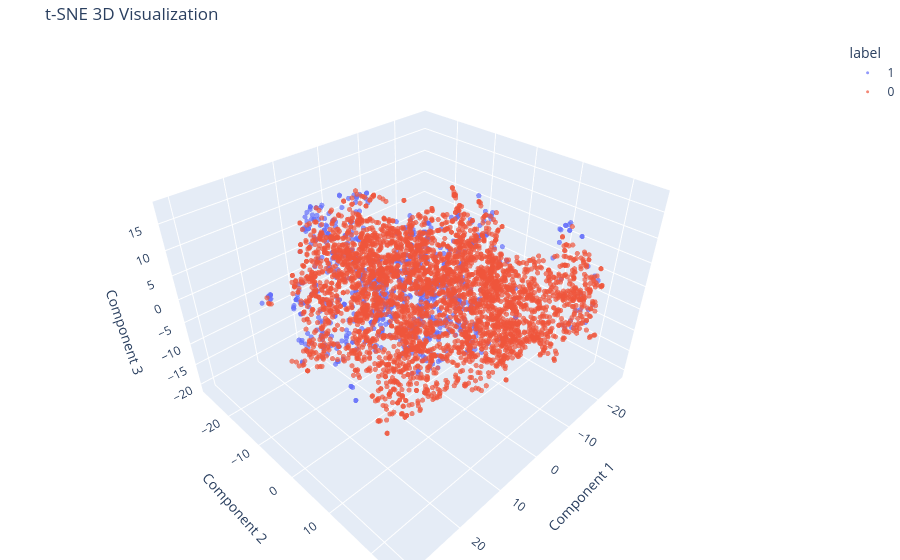

Notebook code for this chart:
### Markdown cell above
### 3.2 Dimensionality Reduction: t-SNE

### Code cell
tsne = TSNE(n_components=2, random_state=42, perplexity=30, n_iter=1000)
X_tsne_2d = tsne.fit_transform(X_scaled)

plot_2d(X_tsne_2d, y, title="t-SNE 2D Visualization")

# Trustworthiness (Metric for DR quality - preservation of local structure)
score_tsne = trustworthiness(X_scaled, X_tsne_2d, n_neighbors=5)
print(f"t-SNE Trustworthiness score: {score_tsne:.4f}")

tsne_3d = TSNE(n_components=3, random_state=42, perplexity=30, n_iter=1000)
X_tsne_3d = tsne_3d.fit_transform(X_scaled)
plot_3d_plotly(X_tsne_3d, y, title="t-SNE 3D Visualization")

### Figure 1 — Plotly figure (JSON) as saved in the notebook; plotly's stock layout.template omitted (floating-point values rounded to 4 significant figures; data arrays with more than 128 entries replaced by an {"elided": "..."} marker saying what was removed)
{"data": [{"hovertemplate": "label=1<br>Component 1=%{x}<br>Component 2=%{y}<br>Component 3=%{z}<extra></extra>", "legendgroup": "1", "marker": {"color": "#636efa", "opacity": 0.7, "size": 3, "symbol": "circle"}, "mode": "markers", "name": "1", "scene": "scene", "showlegend": true, "type": "scatter3d", "x": {"elided": "755 float values"}, "y": {"elided": "755 float values"}, "z": {"elided": "755 float values"}}, {"hovertemplate": "label=0<br>Component 1=%{x}<br>Component 2=%{y}<br>Component 3=%{z}<extra></extra>", "legendgroup": "0", "marker": {"color": "#EF553B", "opacity": 0.7, "size": 3, "symbol": "circle"}, "mode": "markers", "name": "0", "scene": "scene", "showlegend": true, "type": "scatter3d", "x": {"elided": "3932 float values"}, "y": {"elided": "3932 float values"}, "z": {"elided": "3932 float values"}}], "layout": {"legend": {"title": {"text": "label"}, "tracegroupgap": 0}, "margin": {"b": 0, "l": 0, "r": 0, "t": 40}, "scene": {"domain": {"x": [0, 1], "y": [0, 1]}, "xaxis": {"title": {"text": "Component 1"}}, "yaxis": {"title": {"text": "Component 2"}}, "zaxis": {"title": {"text": "Component 3"}}}, "title": {"text": "t-SNE 3D Visualization"}}}
